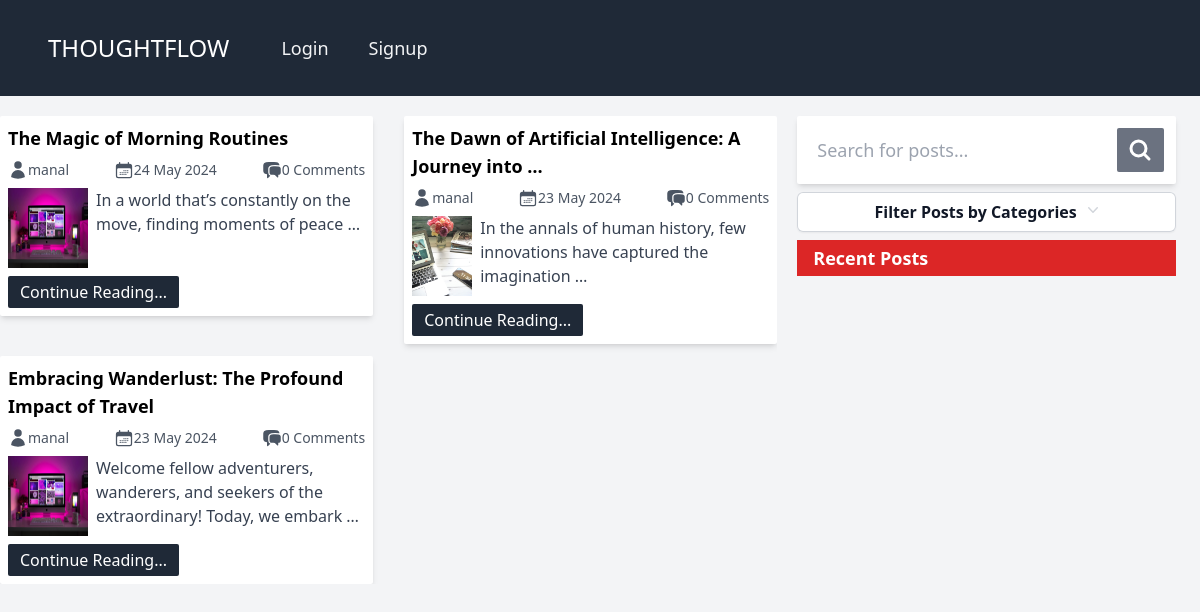
The page / on the database its author committed.
### base/models.py (models this page shows, shortened)
class Post(models.Model):
    id = models.UUIDField(primary_key=True, max_length=15, editable=False, default=uuid.uuid4)
    title = models.CharField(max_length=250)
    slug = models.SlugField(max_length=250, unique_for_date='created', null=True, blank=True)
    author = models.ForeignKey(User, on_delete=models.CASCADE)
    body = models.TextField()
    image = models.ImageField(upload_to='bg_img/', default='default_bg_img.jpg')
    category = models.CharField(max_length=100)
    created = models.DateTimeField(auto_now_add=True)
    updated = models.DateTimeField(auto_now=True)
    @property
    def images_url(self):
        if self.image and hasattr(self.image, 'url'):
            return self.image.url
    class Meta:
        ordering = ['-created']
        indexes = [models.Index(fields=['created'])]

### base/views.py (the view)
# urls.py: 2. Add a URL to urlpatterns:  path('', views.home, name='home')
def home(request):
    posts = Post.objects.all()
    return render(request, 'index.html', {
        'posts' : posts,
    })

### base/templates/index.html (shortened to what this page needs)
{% load static %}
<!DOCTYPE html>
<html lang="en">
  <head>
    <link rel="stylesheet" href="{% static 'style.css' %}" />
  </head>
  <body class="bg-gray-100">
    <nav class="bg-gray-800 p-4">
        <div class="mx-auto max-w-7xl px-4 sm:px-6 lg:px-8">
            <div class="flex h-16 items-center justify-between">
                <div class="flex items-center">
                    <div class="flex-shrink-0">
                        <a class="text-2xl text-white" href="#">THOUGHTFLOW</a>
                    </div>
                    <div class="hidden md:block">
                        <div class="ml-10 flex items-baseline space-x-4">
                            {% if user.is_authenticated %}
                            <a href="create_post.html" class="text-gray-100 hover:bg-gray-700 hover:text-white rounded-md px-3 py-2 text-lg font-medium create-post-btn hover-crayon" aria-current="page">Create Post</a>
                            {% else %}
                            <a href="{% url 'login' %}" class="text-gray-100 hover:bg-gray-700 hover:text-white rounded-md px-3 py-2 text-lg font-medium">Login</a>
                            <a href="{% url 'register' %}" class="text-gray-100 hover:bg-gray-700 hover:text-white rounded-md px-3 py-2 text-lg font-medium">Signup</a>
                            {% endif %}
                        </div>
                    </div>
                </div>
            </div>
        </div>
    </nav>
    <main
      class="mt-5 grid grid-cols-1 md:grid-cols-2 lg:grid-cols-3 gap-5 md:w-[98%] md:h-[80vh]"
    >
      <section
        class="flex justify-between flex-wrap gap-3 col-span-1 lg:col-span-2 md:overflow-y-scroll scrollbar-hide"
      >
        {% for post in posts %}
        <div
          class="w-full h-fit lg:w-[48%] rounded-sm shadow-md bg-white flex flex-col p-2"
        >
          <h2 class="font-semibold text-lg">
            {{ post.title|truncatewords:8 }}
          </h2>
          <div class="w-full py-2 text-sm text-gray-600 flex justify-between">
            <div class="flex">
              <a href="profile"
                >{{ post.author }}</a
              >
            </div>
            <div class="flex">
              <p>{{ post.created|date:"d M Y" }}</p>
            </div>
            <div class="flex">
              <p>{{ post.comments.count }} Comments</p>
            </div>
          </div>
          <div class="w-full flex gap-2 justify-between">
            <img
              class="w-20 h-20"
              src="{{post.images_url|default_if_none:'images/bg_img/default_bg_img.jpg'}}"
              alt=""
              srcset=""
            />
            <p class="text-left text-gray-700">
              {{ post.body|truncatewords:12 }}
            </p>
          </div>
          <a
            href="{{ post.get_absolute_url }}"
            class="w-fit mt-2 text-white bg-gray-800 px-3 py-1 rounded-sm"
            >Continue Reading...</a
          >
        </div>
        {% empty %}
        <h1 class="text-emerald-500 font-bold text-5xl">
          There are no posts in this category
        </h1>
        {% endfor %}
      </section>
      <section class="order-first md:order-last flex flex-col">
        <form
          class="bg-white p-3 rounded-sm flex justify-between gap-1 shadow-md"
          action=""
          method="get"
        >
          <input
            type="text"
            required
            name="q"
            class="w-full p-2 rounded-lg focus:outline-gray-200 text-lg"
            placeholder="Search for posts..."
          />
          <button
            type="submit"
            class="bg-gray-500 w-14 flex justify-center items-center rounded-sm text-white"
          >
            <svg
              xmlns="http://www.w3.org/2000/svg"
              fill="none"
              viewBox="0 0 24 24"
              stroke-width="3.0"
              stroke="currentColor"
              class="w-6 h-6"
            >
              <path
                stroke-linecap="round"
                stroke-linejoin="round"
                d="M21 21l-5.197-5.197m0 0A7.5 7.5 0 105.196 5.196a7.5 7.5 0 0010.607 10.607z"
              />
            </svg>
          </button>
        </form>
        <div class="my-2 relative float-right inline-block text-left">
          <div>
            <button
              type="button"
              class="inline-flex w-full justify-center gap-x-1.5 rounded-md bg-white px-3 py-2 text-md font-semibold text-gray-900 shadow-sm ring-1 ring-inset ring-gray-300 hover:bg-gray-50"
              id="categories-menu-button"
              aria-expanded="true"
              aria-haspopup="true"
            >
              Filter Posts by Categories
              <svg
                class="-mr-1 h-5 w-5 text-gray-300"
                viewBox="0 0 20 20"
                fill="currentColor"
                aria-hidden="true"
              >
                <path
                  fill-rule="evenodd"
                  d="M5.23 7.21a.75.75 0 011.06.02L10 11.168l3.71-3.938a.75.75 0 111.08 1.04l-4.25 4.5a.75.75 0 01-1.08 0l-4.25-4.5a.75.75 0 01.02-1.06z"
                  clip-rule="evenodd"
                />
              </svg>
            </button>
          </div>
        </div>
        <div class="hidden md:flex flex-col relative">
          <h1
            class="bg-red-600 text-lg font-bold px-4 mb-1 py-1 text-white capitalize"
          >
            Recent Posts
          </h1>
        </div>
      </section>
    </main>
  </body>
</html>

### rows shown on the page
Post: title "The Magic of Morning Routines", author "manal", created "24 May 2024", comments.count "0", images_url (placeholder picture), body "In a world that’s constantly on the move, finding moments of peace …"
Post: title "The Dawn of Artificial Intelligence: A Journey into …", author "manal", created "23 May 2024", comments.count "0", images_url (picture), body "In the annals of human history, few innovations have captured the imagination …"
Post: title "Embracing Wanderlust: The Profound Impact of Travel", author "manal", created "23 May 2024", comments.count "0", images_url (placeholder picture), body "Welcome fellow adventurers, wanderers, and seekers of the extraordinary! Today, we embark …"
